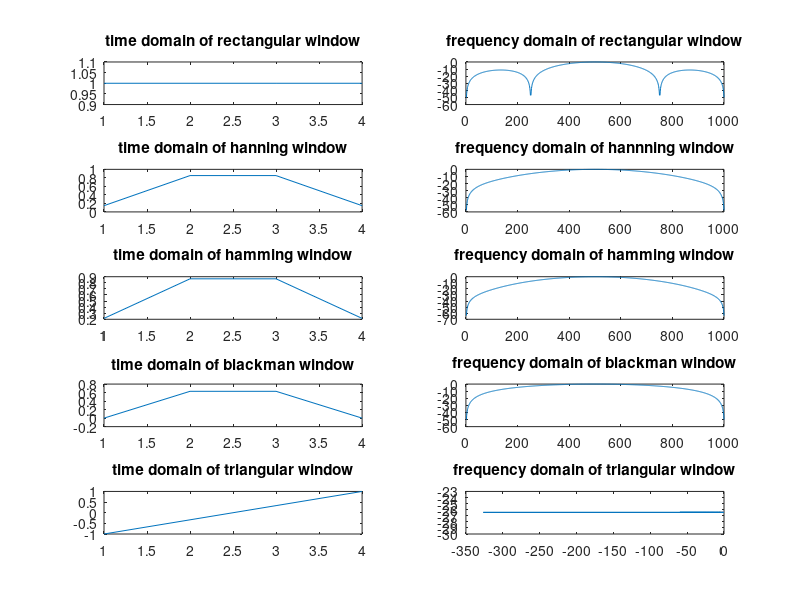

Write MATLAB code to recreate this figure.
%Write a MATLAB program to generate respective windows and
%compute gain plot of rectangular , triangular ,hamming , hanning
%and blackmann windows.
close all
clear all
N=4; %size of x
l=(N-1)/2;
r=zeros(1,2*l+1);
han=zeros(1,2*l+1);
ham=zeros(1,2*l+1); 
blk=zeros(1,2*l+1);
tri=zeros(1,2*l+1);
for i=1:(2*l+1)
 n=i-(l+1);
 r(i)=1;
 han(i)=0.5+0.5*cos(2*pi*n/N);
 ham(i)=0.54+0.46*cos(2*pi*n/N);
 blk(i)=0.42+0.5*cos(2*pi*n/(N-1))+0.08*cos(4*pi*n/(N-1));
 tri(i)=1-abs((n-((N-1)/2))/((N-1)/2));
 n=n+1;
end
%rectangular window
r1=fftshift(fft(r,1000)); 
y1=abs(r1)/max(r1);
r2=20*log10(y1);
subplot(5,2,1);
plot(r);
title("time domain of rectangular window");
subplot(5,2,2);
plot(r2);
title('frequency domain of rectangular window');
%hanning window
han1=fftshift(fft(han,1000)); 
w1=abs(han1)/max(han1);
han2=20*log10(w1);
subplot(5,2,3);
plot(han)
title("time domain of hanning window");
subplot(5,2,4);
plot(han2);
title('frequency domain of hannning window');
%hamming window
ham1=fftshift(fft(ham,1000)); 
a1=abs(ham1)/max(ham1);
ham2=20*log10(a1);
subplot(5,2,5);
plot(ham);
title("time domain of hamming window");
subplot(5,2,6);
plot(ham2);
title('frequency domain of hamming window');
%blackman window
blk1=fftshift(fft(blk,1000)); 
b1=abs(blk1)/max(blk1);
blk2=20*log10(b1);
subplot(5,2,7);
plot(blk);
title("time domain of blackman window");
subplot(5,2,8);
plot(blk2);
title("frequency domain of blackman window");
%triangular window
tri1=fftshift(fft(tri,1000)); 
c1=abs(tri1)/max(tri1);
tri2=20*log10(c1);
subplot(5,2,9);
plot(tri);
title("time domain of triangular window");
subplot(5,2,10);
plot(tri2);
title("frequency domain of triangular window");
